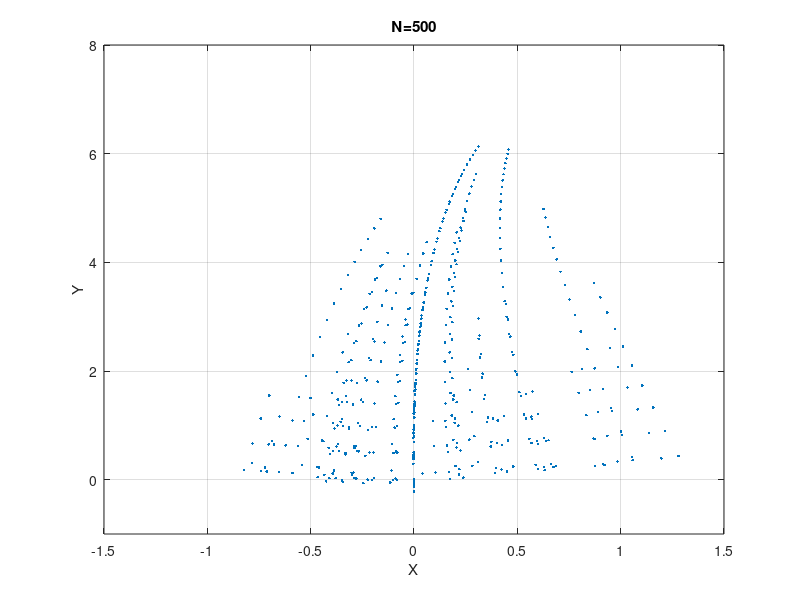

Recreate this plot in MATLAB. (Note: this script raises an error after producing the figure.)
% % This code is meant to solve problem 3
h = figure;
filename = 'Pro3.gif';
for k = 1:40
    N = 500*k;
    xCor = zeros(N,1);
    yCor = zeros(N,1);
    xCor(1) = 0;
    yCor(1) = 0;
    Rand = rand(N,1);
    for i=1:N
        if Rand(i) < 0.02
            xCor(i+1) = 0;
            yCor(i+1) = 0.25*yCor(i)-0.4;
        elseif Rand(i) < 0.86
            xCor(i+1) = 0.95*xCor(i) + 0.005*yCor(i) - 0.002;
            yCor(i+1) = -0.005*xCor(i) + 0.93*yCor(i) + 0.5;
        elseif Rand(i) < 0.93
            xCor(i+1) = 0.035*xCor(i) - 0.2*yCor(i) - 0.09;
            yCor(i+1) = 0.16*xCor(i) + 0.04*yCor(i) + 0.02;
        else
            xCor(i+1) = -0.04*xCor(i) + 0.2*yCor(i) + 0.083;
            yCor(i+1) = 0.16*xCor(i) + 0.04*yCor(i) + 0.12;
        end        
    end
    plot(xCor,yCor,'.'); grid on; drawnow;
    title(['N=', num2str(N)]);
    xlabel('X'); ylabel('Y');
    axis([-1.5 1.5 -1 8]);
    % Capture the plot as an image 
    frame = getframe(h); 
    im = frame2im(frame); 
    [imind,cm] = rgb2ind(im,256); 
    % Write to the GIF File 
    if k == 1 
        imwrite(imind,cm,filename,'gif', 'Loopcount',inf); 
    else 
        imwrite(imind,cm,filename,'gif','WriteMode','append'); 
    end 
end

